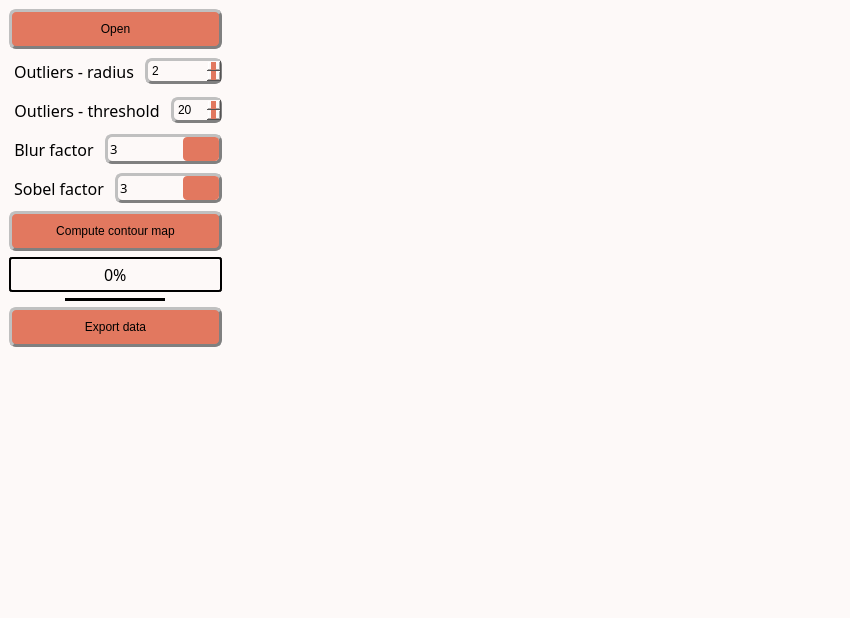
<?xml version="1.0" encoding="UTF-8"?>
<ui version="4.0">
 <class>MainWindow</class>
 <widget class="QMainWindow" name="MainWindow">
  <property name="windowModality">
   <enum>Qt::WindowModal</enum>
  </property>
  <property name="geometry">
   <rect>
    <x>0</x>
    <y>0</y>
    <width>850</width>
    <height>618</height>
   </rect>
  </property>
  <property name="sizePolicy">
   <sizepolicy hsizetype="Preferred" vsizetype="Preferred">
    <horstretch>0</horstretch>
    <verstretch>0</verstretch>
   </sizepolicy>
  </property>
  <property name="contextMenuPolicy">
   <enum>Qt::PreventContextMenu</enum>
  </property>
  <property name="windowTitle">
   <string>Contour map</string>
  </property>
  <property name="windowOpacity">
   <double>1.000000000000000</double>
  </property>
  <property name="autoFillBackground">
   <bool>false</bool>
  </property>
  <property name="styleSheet">
   <string notr="true">/* Couleur du fond, label, combobox, progressbar vide et spin box */
QWidget, QLabel, QComboBox, QProgressBar, QSpinBox {background-color: rgb(253, 249, 248)}

/* Couleur quand inactif */
QPushButton:disabled, QComboBox:disabled, QSpinBox:disabled {background-color: rgba(243, 98, 64,150)}

/* Couleur des boutons et des selecteurs */
QPushButton, QComboBox::drop-down:button, QComboBox::down-arrow, QComboBox::down-arrow:disabled, QSpinBox::drop-down:button, QSpinBox::down-arrow, QSpinBox::down-arrow:disabled, QSpinBox::drop-up:button, QSpinBox::up-arrow, QSpinBox::up-arrow:disabled, QSlider::handle:horizontal {background-color: rgb(226, 120, 95)}

/* Couleur des bordures de même couleur que les boutons */
QComboBox::drop-down:button, QSpinBox::drop-down:button, QSpinBox::drop-up:button {border-color: rgb(193, 167, 181)}

/* Couleur des textes */
QLabel, QPushButton, QPushButton:hover, QCheckBox, QComboBox, Line, QTextEdit, QSpinBox {color: rgb(0, 0, 0)}

/* style des bordures 1 */
QLabel, QPushButton, QPushButton:hover, QCheckBox, QComboBox, QSpinBox  {
	border-style : outset;
	min-width : 5em;
}

/* style des bordures 2 */
QPushButton, QPushButton:hover, QCheckBox, QComboBox, QSpinBox  {
	border-radius: 7px;
	border-width: 3px;
	border-color: gray;
}

/* Font 1 */
QPushButton, QPushButton:hover, QCheckBox, QProgressBar {font: 12pt &quot;Noto Sans Cond&quot;}

/* Font 2 */
QComboBox, QTextEdit, QSpinBox {font: 10pt &quot;Noto Sans Cond&quot;}

/* Padding 1 */
QLabel, QComboBox, QComboBox::down-arrow, QSpinBox, QSpinBox::down-arrow, QSpinBox::up-arrow {padding : 2px;}

/* Padding 2 */
QPushButton, QPushButton:hover, QCheckBox {padding : 10px;}

/* Gestion taille des QCheckBoxes */
QCheckBox::indicator:unchecked, QCheckBox::indicator:unchecked:hover, QCheckBox::indicator:checked, QCheckBox::indicator:checked:hover  {
	width :30px;
	height : 30px;
}

QLabel {
	Border-radius : 5px;
	border-width : 0px;
	border-color : black;
	font : 14pt &quot;Noto Sans Cond&quot;;
}

QPushButton:hover {background-color: rgb(243, 98, 64);}

QCheckBox::indicator:unchecked {image: url(icons/uncheck_icon.png);}

QCheckBox::indicator:unchecked:hover {image: url(icons/uncheck_hover_icon.png);}

QCheckBox::indicator:checked {image: url(icons/Check_icon.png);}

QCheckBox::indicator:checked:hover {image: url(icons/Check_hover_icon.png);}

QComboBox::drop-down:button{
	border-radius: 4px;
	border-width: 3px;
	width: 36px;
}

QComboBox::down-arrow {
	image : url(icons/Arrow_down.png);
    width: 26px;
    height: 24px;
}

Line{
	format: plain;
	midLine-Width : 5px;
}

QFrame[height=&quot;3&quot;], QFrame[width=&quot;3&quot;] {background-color: #3A3939;}

QTextEdit{
	background-color: rgb(255, 255, 255);
	border-style: solid;
	border-radius: 5px;
	border-width: 2px;
	border-color: black;
}

QLineEdit {font : 12pt &quot;Noto Sans Cond&quot;;}

/* Gestion taille des QLineEdit */
QLineEdit::indicator:unchecked, QLineEdit::indicator:unchecked:hover, QLineEdit::indicator:checked, QLineEdit::indicator:checked:hover  {
	border-color: black;
}

QHBoxLayout {background-color: rgb(0, 240, 240, 50);}

QProgressBar {
	text-align: center;
	border: 2px solid black;
	border-radius: 3px;
 }

 QProgressBar::chunk {
	background-color: rgb(243, 98, 64);
	width: 20px;
	margin : 0.5px;
 }

QSpinBox::drop-down:button, QSpinBox::drop-up:button {
	border-radius: 2px;
	border-width: 3px;
	width: 36px;
}

QSpinBox::down-arrow {
	image : url(icons/Arrow_down.png);
    width: 26px;
    height: 24px;
}

QSpinBox::up-arrow {
	image : url(icons/Arrow_up.png);
    width: 26px;
    height: 24px;
}

QSlider::groove:horizontal {
    border: 1px solid #999999;
    height: 5px; /* the groove expands to the size of the slider by default. by giving it a height, it has a fixed size */
    background-color: rgb(0, 0, 0);
    margin: 2px 0;
}

QSlider::handle:horizontal {
    border: 1px solid #5c5c5c;
    width: 25px;
    height: 40px;
    margin: -10px 0; /* handle is placed by default on the contents rect of the groove. Expand outside the groove */
    border-radius: 3px;
}</string>
  </property>
  <property name="toolButtonStyle">
   <enum>Qt::ToolButtonIconOnly</enum>
  </property>
  <widget class="QWidget" name="centralwidget">
   <property name="autoFillBackground">
    <bool>false</bool>
   </property>
   <property name="styleSheet">
    <string notr="true"/>
   </property>
   <layout class="QHBoxLayout" name="horizontalLayout_2">
    <item>
     <layout class="QHBoxLayout" name="horizontalLayout_5">
      <item>
       <layout class="QVBoxLayout" name="verticalLayout_2">
        <item>
         <widget class="QPushButton" name="OpenData">
          <property name="sizePolicy">
           <sizepolicy hsizetype="Preferred" vsizetype="Fixed">
            <horstretch>0</horstretch>
            <verstretch>0</verstretch>
           </sizepolicy>
          </property>
          <property name="text">
           <string>Open</string>
          </property>
          <property name="icon">
           <iconset>
            <normaloff>../Traitement_stack/icons/import_icon.png</normaloff>../Traitement_stack/icons/import_icon.png</iconset>
          </property>
         </widget>
        </item>
        <item>
         <layout class="QHBoxLayout" name="horizontalLayout_11">
          <item>
           <widget class="QLabel" name="label_sobel_3">
            <property name="sizePolicy">
             <sizepolicy hsizetype="Fixed" vsizetype="Preferred">
              <horstretch>0</horstretch>
              <verstretch>0</verstretch>
             </sizepolicy>
            </property>
            <property name="font">
             <font>
              <family>Noto Sans Cond</family>
              <pointsize>12</pointsize>
              <weight>50</weight>
              <italic>false</italic>
              <bold>false</bold>
             </font>
            </property>
            <property name="styleSheet">
             <string notr="true">QLabel {
color: rgb(0, 0, 0);
background-color:	rgb(253, 249, 248);
border-style : outset;
Border-radius : 5px;
border-width : 0px;
border-color : black;
min-width : 5em;
padding : 5px;
font : 12pt &quot;Noto Sans Cond&quot;;
}</string>
            </property>
            <property name="text">
             <string>Outliers - radius</string>
            </property>
            <property name="scaledContents">
             <bool>false</bool>
            </property>
            <property name="alignment">
             <set>Qt::AlignCenter</set>
            </property>
           </widget>
          </item>
          <item>
           <widget class="QSpinBox" name="Radius_box">
            <property name="value">
             <number>2</number>
            </property>
           </widget>
          </item>
         </layout>
        </item>
        <item>
         <layout class="QHBoxLayout" name="horizontalLayout_8">
          <item>
           <widget class="QLabel" name="label_blur_2">
            <property name="sizePolicy">
             <sizepolicy hsizetype="Fixed" vsizetype="Preferred">
              <horstretch>0</horstretch>
              <verstretch>0</verstretch>
             </sizepolicy>
            </property>
            <property name="font">
             <font>
              <family>Noto Sans Cond</family>
              <pointsize>12</pointsize>
              <weight>50</weight>
              <italic>false</italic>
              <bold>false</bold>
             </font>
            </property>
            <property name="styleSheet">
             <string notr="true">QLabel {
color: rgb(0, 0, 0);
background-color:	rgb(253, 249, 248);
border-style : outset;
Border-radius : 5px;
border-width : 0px;
border-color : black;
min-width : 5em;
padding : 5px;
font : 12pt &quot;Noto Sans Cond&quot;;
}</string>
            </property>
            <property name="text">
             <string>Outliers - threshold</string>
            </property>
            <property name="scaledContents">
             <bool>false</bool>
            </property>
            <property name="alignment">
             <set>Qt::AlignCenter</set>
            </property>
           </widget>
          </item>
          <item>
           <widget class="QSpinBox" name="Threshold_box">
            <property name="maximum">
             <number>200</number>
            </property>
            <property name="singleStep">
             <number>5</number>
            </property>
            <property name="value">
             <number>20</number>
            </property>
           </widget>
          </item>
         </layout>
        </item>
        <item>
         <layout class="QHBoxLayout" name="horizontalLayout_4">
          <item>
           <widget class="QLabel" name="label_blur">
            <property name="sizePolicy">
             <sizepolicy hsizetype="Fixed" vsizetype="Preferred">
              <horstretch>0</horstretch>
              <verstretch>0</verstretch>
             </sizepolicy>
            </property>
            <property name="font">
             <font>
              <family>Noto Sans Cond</family>
              <pointsize>12</pointsize>
              <weight>50</weight>
              <italic>false</italic>
              <bold>false</bold>
             </font>
            </property>
            <property name="styleSheet">
             <string notr="true">QLabel {
color: rgb(0, 0, 0);
background-color:	rgb(253, 249, 248);
border-style : outset;
Border-radius : 5px;
border-width : 0px;
border-color : black;
min-width : 5em;
padding : 5px;
font : 12pt &quot;Noto Sans Cond&quot;;
}</string>
            </property>
            <property name="text">
             <string>Blur factor</string>
            </property>
            <property name="scaledContents">
             <bool>false</bool>
            </property>
            <property name="alignment">
             <set>Qt::AlignCenter</set>
            </property>
           </widget>
          </item>
          <item>
           <widget class="QComboBox" name="Blur_box">
            <property name="sizePolicy">
             <sizepolicy hsizetype="Minimum" vsizetype="Fixed">
              <horstretch>0</horstretch>
              <verstretch>0</verstretch>
             </sizepolicy>
            </property>
            <property name="font">
             <font>
              <family>Noto Sans Cond</family>
              <pointsize>10</pointsize>
              <weight>50</weight>
              <italic>false</italic>
              <bold>false</bold>
             </font>
            </property>
            <property name="toolTip">
             <string>&lt;html&gt;&lt;head/&gt;&lt;body&gt;&lt;p&gt;&lt;span style=&quot; font-size:11pt;&quot;&gt;Blur factor applied to the treated stack&lt;/span&gt;&lt;/p&gt;&lt;/body&gt;&lt;/html&gt;</string>
            </property>
            <property name="styleSheet">
             <string notr="true"/>
            </property>
            <property name="currentText">
             <string>3</string>
            </property>
            <property name="currentIndex">
             <number>2</number>
            </property>
            <item>
             <property name="text">
              <string>0</string>
             </property>
            </item>
            <item>
             <property name="text">
              <string>1</string>
             </property>
            </item>
            <item>
             <property name="text">
              <string>3</string>
             </property>
            </item>
            <item>
             <property name="text">
              <string>5</string>
             </property>
            </item>
            <item>
             <property name="text">
              <string>7</string>
             </property>
            </item>
            <item>
             <property name="text">
              <string>9</string>
             </property>
            </item>
           </widget>
          </item>
         </layout>
        </item>
        <item>
         <layout class="QHBoxLayout" name="horizontalLayout_7">
          <item>
           <widget class="QLabel" name="label_sobel">
            <property name="sizePolicy">
             <sizepolicy hsizetype="Fixed" vsizetype="Preferred">
              <horstretch>0</horstretch>
              <verstretch>0</verstretch>
             </sizepolicy>
            </property>
            <property name="font">
             <font>
              <family>Noto Sans Cond</family>
              <pointsize>12</pointsize>
              <weight>50</weight>
              <italic>false</italic>
              <bold>false</bold>
             </font>
            </property>
            <property name="styleSheet">
             <string notr="true">QLabel {
color: rgb(0, 0, 0);
background-color:	rgb(253, 249, 248);
border-style : outset;
Border-radius : 5px;
border-width : 0px;
border-color : black;
min-width : 5em;
padding : 5px;
font : 12pt &quot;Noto Sans Cond&quot;;
}</string>
            </property>
            <property name="text">
             <string>Sobel factor</string>
            </property>
            <property name="scaledContents">
             <bool>false</bool>
            </property>
            <property name="alignment">
             <set>Qt::AlignCenter</set>
            </property>
           </widget>
          </item>
          <item>
           <widget class="QComboBox" name="Sobel_box">
            <property name="sizePolicy">
             <sizepolicy hsizetype="Minimum" vsizetype="Fixed">
              <horstretch>0</horstretch>
              <verstretch>0</verstretch>
             </sizepolicy>
            </property>
            <property name="font">
             <font>
              <family>Noto Sans Cond</family>
              <pointsize>10</pointsize>
              <weight>50</weight>
              <italic>false</italic>
              <bold>false</bold>
             </font>
            </property>
            <property name="toolTip">
             <string>&lt;html&gt;&lt;head/&gt;&lt;body&gt;&lt;p&gt;&lt;span style=&quot; font-size:11pt;&quot;&gt;Sobel factor applied to the treated stack&lt;/span&gt;&lt;/p&gt;&lt;/body&gt;&lt;/html&gt;</string>
            </property>
            <property name="styleSheet">
             <string notr="true"/>
            </property>
            <property name="currentText">
             <string>3</string>
            </property>
            <property name="currentIndex">
             <number>2</number>
            </property>
            <property name="iconSize">
             <size>
              <width>13</width>
              <height>13</height>
             </size>
            </property>
            <item>
             <property name="text">
              <string>0</string>
             </property>
            </item>
            <item>
             <property name="text">
              <string>1</string>
             </property>
            </item>
            <item>
             <property name="text">
              <string>3</string>
             </property>
            </item>
            <item>
             <property name="text">
              <string>5</string>
             </property>
            </item>
            <item>
             <property name="text">
              <string>7</string>
             </property>
            </item>
            <item>
             <property name="text">
              <string>9</string>
             </property>
            </item>
           </widget>
          </item>
         </layout>
        </item>
        <item>
         <widget class="QPushButton" name="Compute_bttn">
          <property name="text">
           <string>Compute contour map</string>
          </property>
          <property name="icon">
           <iconset>
            <normaloff>TSG_icons/run_icon.png</normaloff>TSG_icons/run_icon.png</iconset>
          </property>
         </widget>
        </item>
        <item>
         <widget class="QProgressBar" name="progressBar">
          <property name="sizePolicy">
           <sizepolicy hsizetype="Preferred" vsizetype="Fixed">
            <horstretch>0</horstretch>
            <verstretch>0</verstretch>
           </sizepolicy>
          </property>
          <property name="minimumSize">
           <size>
            <width>90</width>
            <height>0</height>
           </size>
          </property>
          <property name="font">
           <font>
            <family>Noto Sans Cond</family>
            <pointsize>12</pointsize>
            <weight>50</weight>
            <italic>false</italic>
            <bold>false</bold>
           </font>
          </property>
          <property name="styleSheet">
           <string notr="true"/>
          </property>
          <property name="value">
           <number>0</number>
          </property>
         </widget>
        </item>
        <item>
         <layout class="QHBoxLayout" name="horizontalLayout_3"/>
        </item>
        <item alignment="Qt::AlignHCenter">
         <widget class="Line" name="line1_2">
          <property name="sizePolicy">
           <sizepolicy hsizetype="Fixed" vsizetype="Fixed">
            <horstretch>0</horstretch>
            <verstretch>0</verstretch>
           </sizepolicy>
          </property>
          <property name="minimumSize">
           <size>
            <width>100</width>
            <height>0</height>
           </size>
          </property>
          <property name="frameShadow">
           <enum>QFrame::Plain</enum>
          </property>
          <property name="lineWidth">
           <number>5</number>
          </property>
          <property name="midLineWidth">
           <number>5</number>
          </property>
          <property name="orientation">
           <enum>Qt::Horizontal</enum>
          </property>
         </widget>
        </item>
        <item>
         <widget class="QPushButton" name="Push_validate">
          <property name="toolTip">
           <string>&lt;html&gt;&lt;head/&gt;&lt;body&gt;&lt;p&gt;&lt;span style=&quot; font-size:11pt;&quot;&gt;Export data to the main GUI&lt;/span&gt;&lt;/p&gt;&lt;/body&gt;&lt;/html&gt;</string>
          </property>
          <property name="text">
           <string>Export data</string>
          </property>
          <property name="icon">
           <iconset>
            <normaloff>../Traitement_stack/icons/Export.png</normaloff>../Traitement_stack/icons/Export.png</iconset>
          </property>
         </widget>
        </item>
        <item>
         <spacer name="verticalSpacer">
          <property name="orientation">
           <enum>Qt::Vertical</enum>
          </property>
          <property name="sizeHint" stdset="0">
           <size>
            <width>20</width>
            <height>40</height>
           </size>
          </property>
         </spacer>
        </item>
       </layout>
      </item>
     </layout>
    </item>
    <item>
     <layout class="QVBoxLayout" name="verticalLayout">
      <item>
       <widget class="ImageView" name="expSeries" native="true">
        <property name="sizePolicy">
         <sizepolicy hsizetype="MinimumExpanding" vsizetype="Preferred">
          <horstretch>0</horstretch>
          <verstretch>0</verstretch>
         </sizepolicy>
        </property>
       </widget>
      </item>
      <item>
       <widget class="ImageView" name="Resmap" native="true">
        <property name="sizePolicy">
         <sizepolicy hsizetype="MinimumExpanding" vsizetype="Preferred">
          <horstretch>0</horstretch>
          <verstretch>0</verstretch>
         </sizepolicy>
        </property>
       </widget>
      </item>
     </layout>
    </item>
   </layout>
  </widget>
  <widget class="QMenuBar" name="menubar">
   <property name="geometry">
    <rect>
     <x>0</x>
     <y>0</y>
     <width>850</width>
     <height>20</height>
    </rect>
   </property>
  </widget>
  <widget class="QStatusBar" name="statusbar"/>
 </widget>
 <customwidgets>
  <customwidget>
   <class>ImageView</class>
   <extends>QWidget</extends>
   <header>pyqtgraph</header>
   <container>1</container>
  </customwidget>
 </customwidgets>
 <resources/>
 <connections/>
</ui>
